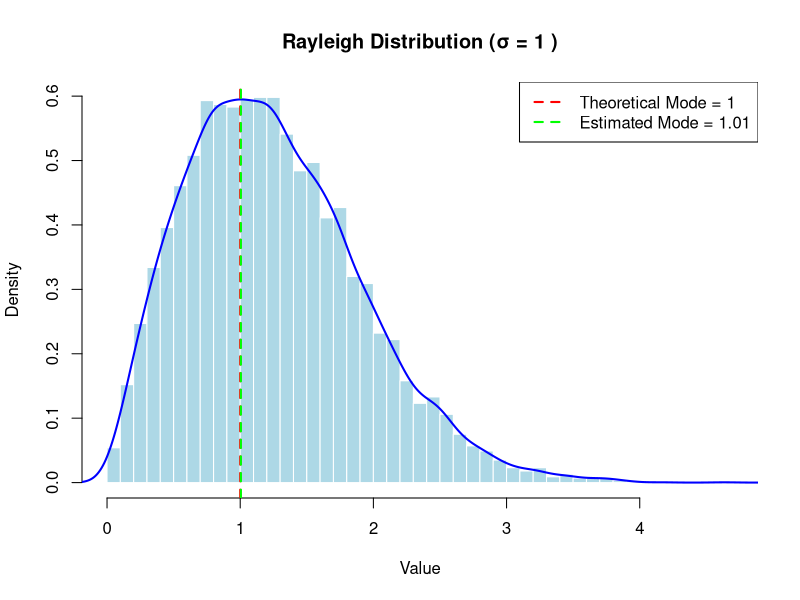
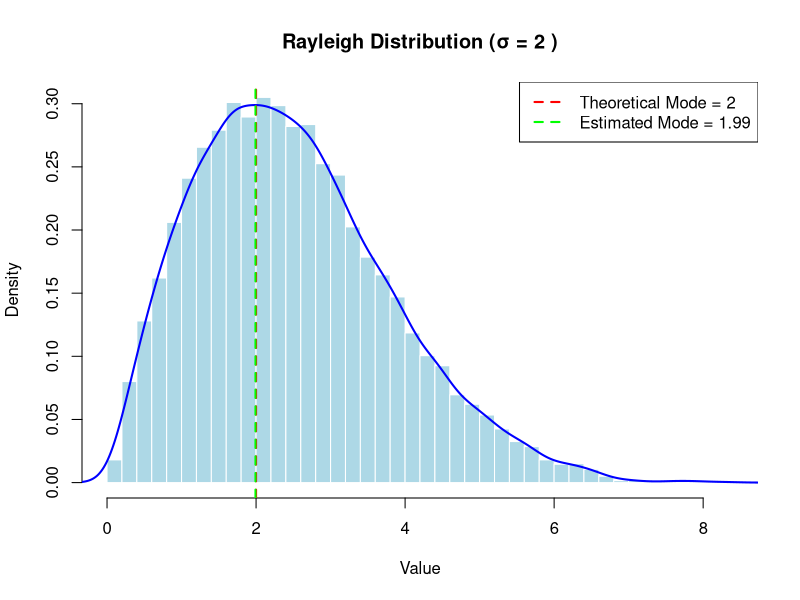
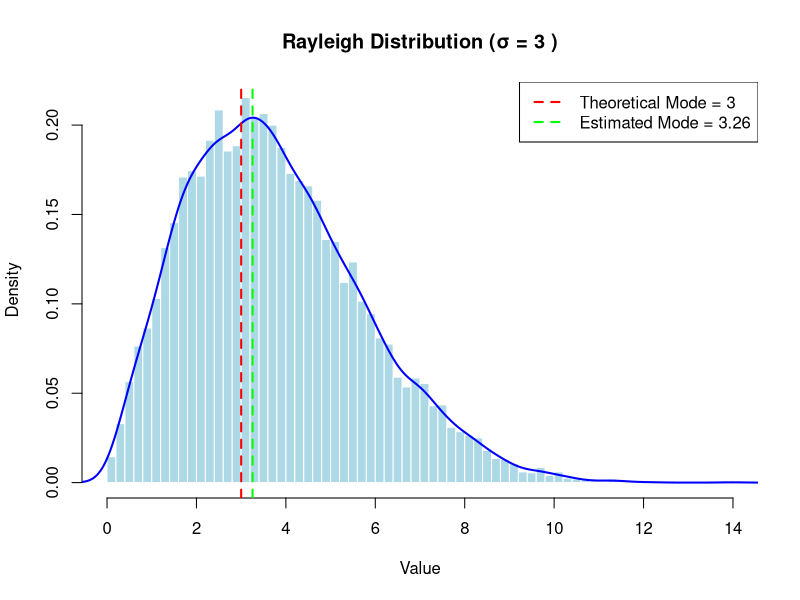
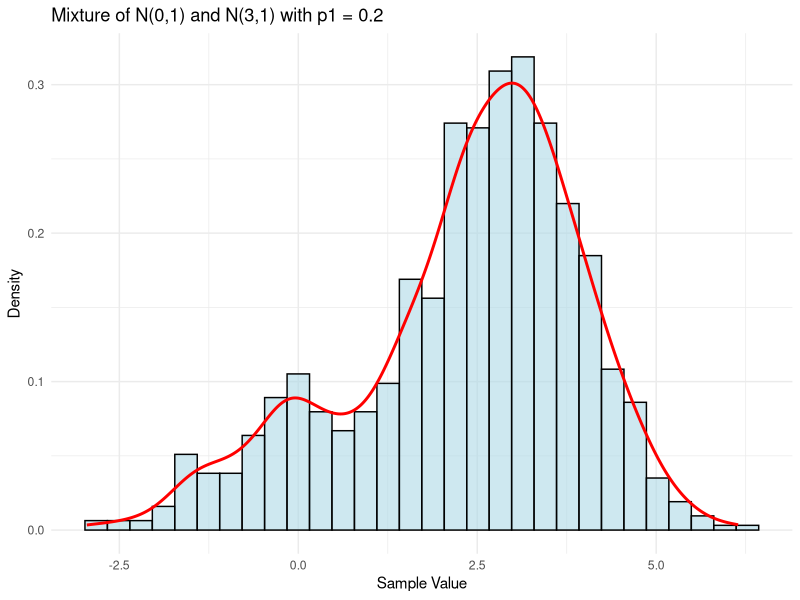
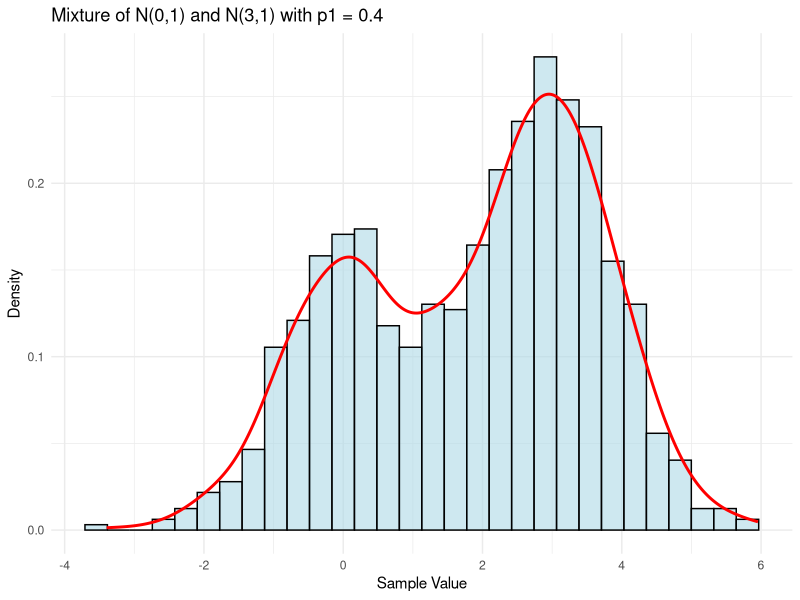
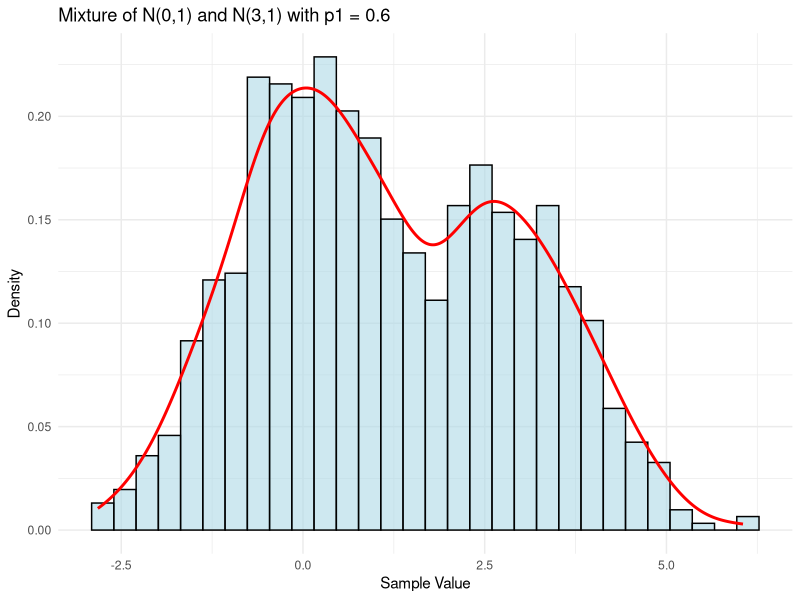
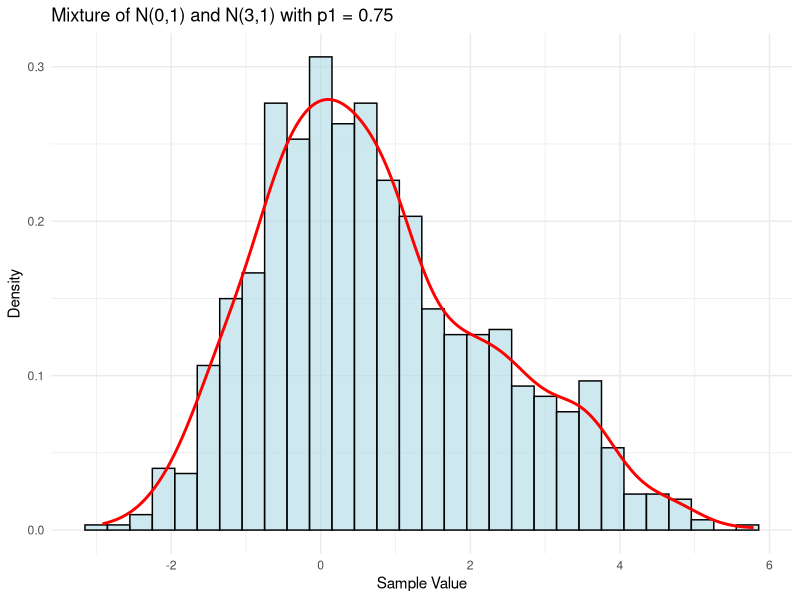

Source code (R) for these figures, in order:
## ---- chunk 1
# 加载库
library(ggplot2)

# 定义生成瑞利分布样本的函数
generate_rayleigh_samples <- function(n, sigma) {
  U <- runif(n)  
  X <- sigma * sqrt(-2 * log(1 - U))  # 逆变换抽样法生成瑞利分布样本
  return(X)
}

# 定义函数计算众数（使用直方图的最高峰作为众数的近似值）
estimate_mode <- function(samples) {
  dens <- density(samples)  # 样本密度估计
  mode_value <- dens$x[which.max(dens$y)]  # 找到密度最高点
  return(mode_value)
}

# 生成样本并验证众数是否接近理论众数
check_mode_for_sigma <- function(sigma, n = 10000) {
  # 生成瑞利分布样本
  samples <- generate_rayleigh_samples(n, sigma)
  
  # 计算理论众数
  theoretical_mode <- sigma
  
  # 估计样本众数
  estimated_mode <- estimate_mode(samples)
  
  # 绘制直方图与理论众数对比
  hist(samples, breaks = 50, probability = TRUE, 
       main = paste("Rayleigh Distribution (σ =", sigma, ")"),
       xlab = "Value", col = "lightblue", border = "white")
  
  # 添加样本密度曲线
  lines(density(samples), col = "blue", lwd = 2)
  
  # 添加理论众数和估计众数的标记
  abline(v = theoretical_mode, col = "red", lwd = 2, lty = 2)
  abline(v = estimated_mode, col = "green", lwd = 2, lty = 2)
  
  # 显示理论众数和估计众数
  legend("topright", legend = c(paste("Theoretical Mode =", round(theoretical_mode, 2)),
                                paste("Estimated Mode =", round(estimated_mode, 2))),
         col = c("red", "green"), lty = 2, lwd = 2)
  
  # 返回估计众数与理论众数
  return(list(theoretical_mode = theoretical_mode, estimated_mode = estimated_mode))
}

# 设定不同的 σ 值进行验证
sigmas <- c(1, 2, 3)

# 对每个 σ 值进行检查
for (sigma in sigmas) {
  result <- check_mode_for_sigma(sigma)
  cat("For σ =", sigma, ": Theoretical Mode =", result$theoretical_mode, 
      "Estimated Mode =", result$estimated_mode, "\n")
}
## ---- chunk 2
library(ggplot2)

# 定义生成混合正态分布样本的函数
generate_mixture_samples <- function(n, p1, mean1 = 0, sd1 = 1, mean2 = 3, sd2 = 1) {
  # 生成随机分布的成分选择
  component <- rbinom(n, 1, p1)  # 生成 0 或 1，概率 p1 来自 N(0,1)，概率 p2 来自 N(3,1)
  
  # 根据成分选择生成相应的正态分布样本
  samples <- ifelse(component == 1, rnorm(n, mean1, sd1), rnorm(n, mean2, sd2))
  
  return(samples)
}

# 定义函数绘制样本直方图并叠加密度曲线
plot_mixture_distribution <- function(samples, p1) {
  df <- data.frame(samples = samples)
  
  # 绘制直方图和密度曲线
  ggplot(df, aes(x = samples)) +
    geom_histogram(aes(y = ..density..), bins = 30, fill = "lightblue", color = "black", alpha = 0.6) +
    geom_density(color = "red", size = 1) +
    labs(title = paste("Mixture of N(0,1) and N(3,1) with p1 =", p1),
         x = "Sample Value", y = "Density") +
    theme_minimal()
}

# 设定样本与不同的 p1 值
n <- 1000
p1_values <- c(0.2, 0.4,0.6, 0.75)

# 生成混合分布样本并绘制直方图
for (p1 in p1_values) {
  samples <- generate_mixture_samples(n, p1)
  print(plot_mixture_distribution(samples, p1))
}
## ---- chunk 3
# 设置参数
lambda <- 2       # 泊松过程的参数 λ
t <- 10           # 时间 t
shape <- 3        # Gamma 分布的 shape 参数
rate <- 1         # Gamma 分布的 rate 参数 (通常是 1/beta)

# 模拟泊松过程 N(t)
N_t <- rpois(10000, lambda * t)  # 生成10000个泊松随机数作为样本

# 模拟 Gamma 分布 Y_i
Y_i <- function(n) {
  rgamma(n, shape = shape, rate = rate)
}

# 计算复合泊松过程 X(t)
X_t <- sapply(N_t, function(n) sum(Y_i(n)))  # 通过泊松过程次数求和 Gamma 随机变量

# 计算 X(t) 的经验均值和方差
mean_X_t <- mean(X_t)
var_X_t <- var(X_t)

# 理论均值和方差
E_Y <- shape / rate  # Gamma 分布的期望
Var_Y <- shape / rate^2  # Gamma 分布的方差
theoretical_mean_X_t <- lambda * t * E_Y
theoretical_var_X_t <- lambda * t * (Var_Y + E_Y^2)

# 输出结果
cat("模拟结果：\n")
cat("X(10) 的均值 =", mean_X_t, "\n")
cat("X(10) 的方差 =", var_X_t, "\n\n")

cat("理论值：\n")
cat("X(10) 的理论均值 =", theoretical_mean_X_t, "\n")
cat("X(10) 的理论方差 =", theoretical_var_X_t, "\n")
